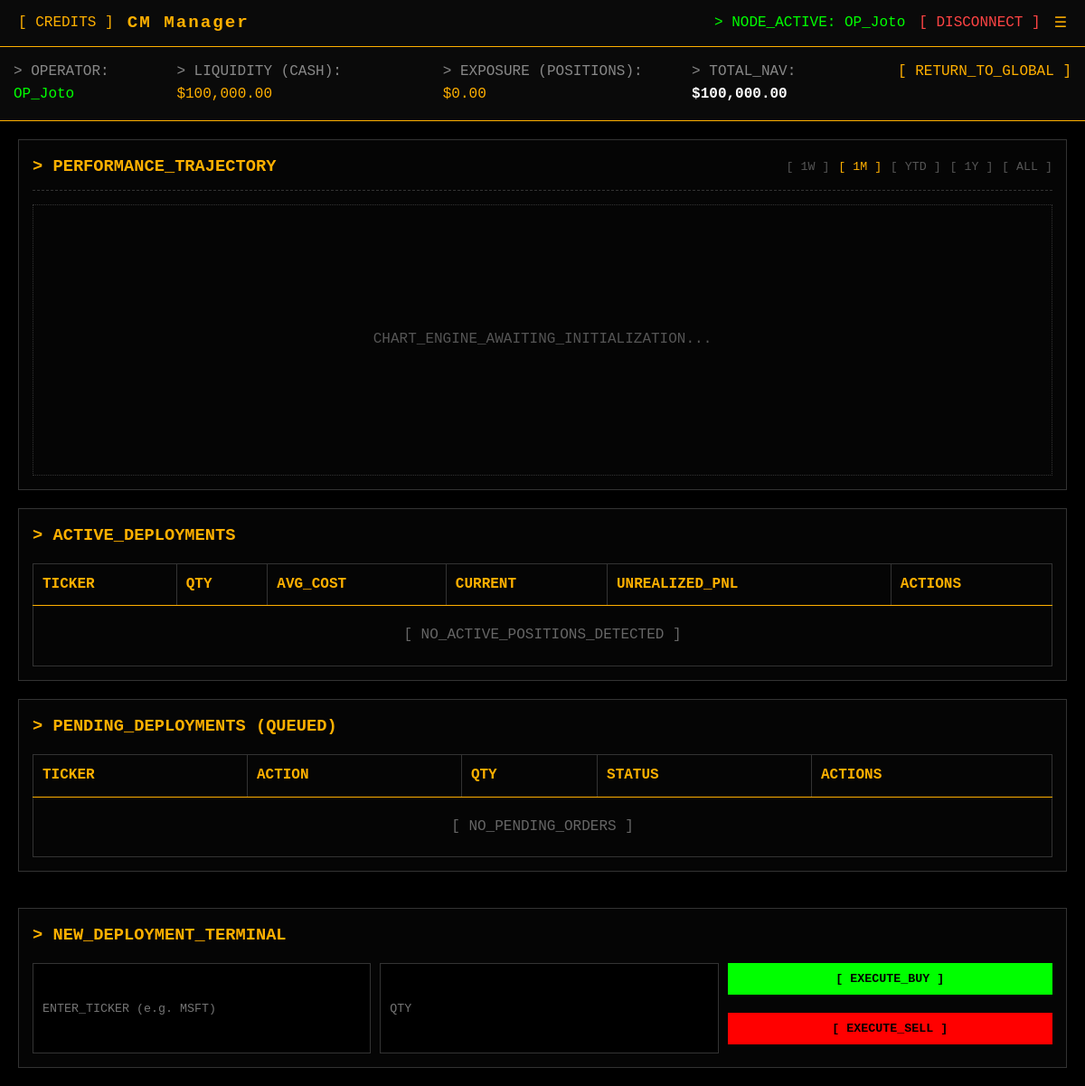
Before: /dashboard (signed in) with the older database file.
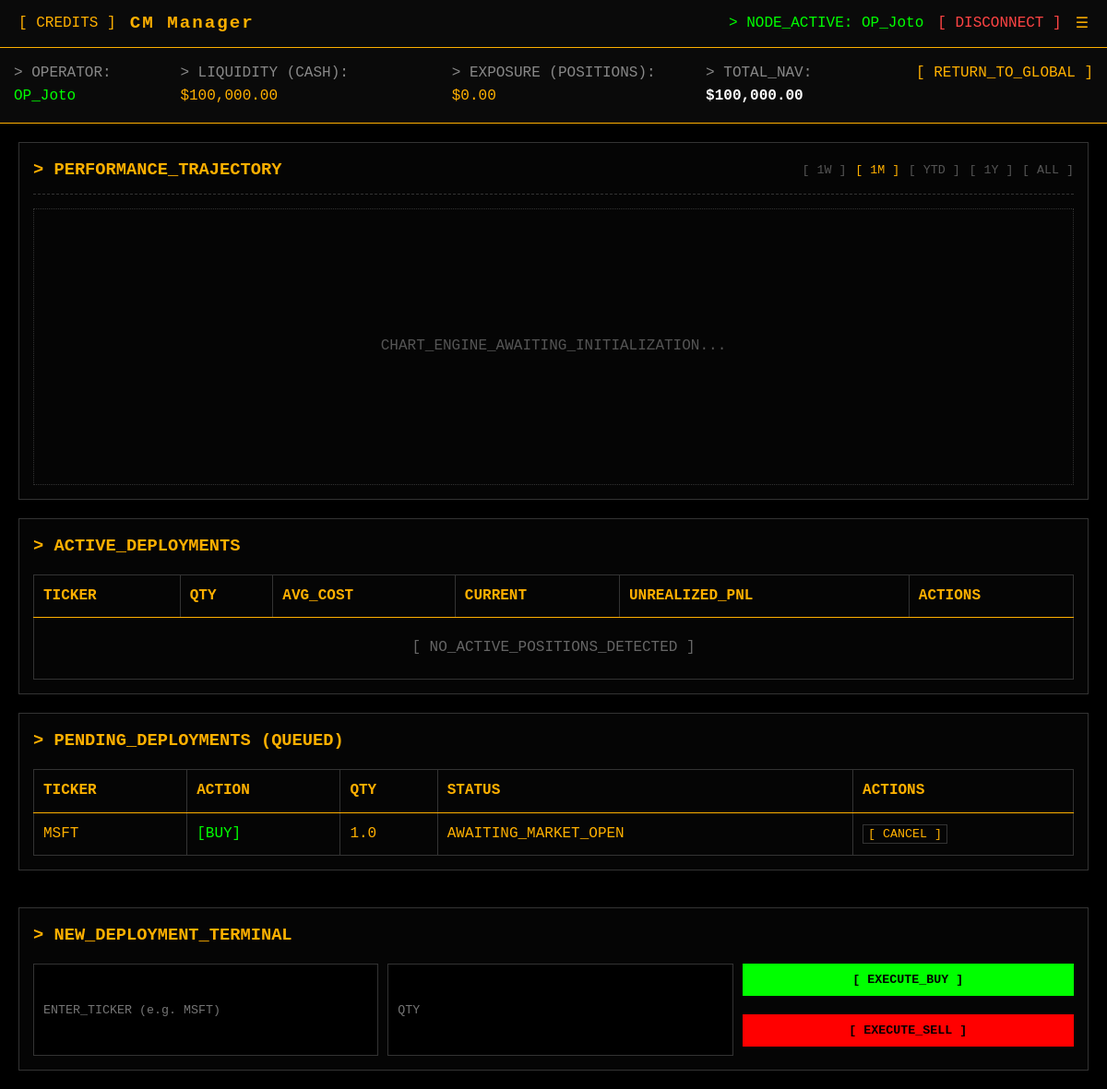
After: the same page with the newer database file.
### app.py (models this page shows)
class Operator(db.Model):
    id = db.Column(db.Integer, primary_key=True)
    username = db.Column(db.String(50), unique=True, nullable=False)
    password_hash = db.Column(db.String(256), nullable=False)
    liquid_cash = db.Column(db.Float, default=100000.0)

class QueuedOrder(db.Model):
    id = db.Column(db.Integer, primary_key=True)
    operator_id = db.Column(db.Integer, db.ForeignKey('operator.id'), nullable=False)
    ticker = db.Column(db.String(10), nullable=False)
    action = db.Column(db.String(10), nullable=False)
    quantity = db.Column(db.Float, nullable=False)
    timestamp = db.Column(db.DateTime, default=datetime.utcnow)

### app.py (the view, shortened to what this page needs)
@app.route('/dashboard')
def dashboard():
    if 'username' not in session:
        return redirect(url_for('login_page'))
    operator = Operator.query.filter_by(username=session['username']).first()
    active_positions = Position.query.filter_by(operator_id=operator.id).all()
    queued_orders = QueuedOrder.query.filter_by(operator_id=operator.id).all()
    live_positions = []
    total_exposure = 0.0
    total_nav = operator.liquid_cash + total_exposure
    return render_template('dashboard.html',
                           username=operator.username,
                           cash=operator.liquid_cash,
                           exposure=total_exposure,
                           nav=total_nav,
                           positions=live_positions,
                           queued_orders=queued_orders)

### templates/dashboard.html (shortened to what this page needs)
<!DOCTYPE html>
<html lang="en">
<head>
    <link rel="stylesheet" href="{{ url_for('static', filename='styles.css') }}">
</head>
<body>
    <nav class="top-bar" style="display: flex; justify-content: space-between; align-items: center;">
        <div style="display: flex; align-items: center; gap: 15px;">
            <button class="nav-btn" onclick="toggleCredits()">[ CREDITS ]</button>
            <a href="/" class="logo">CM Manager</a>
        </div>
        <div class="user-status" style="display: flex; align-items: center; gap: 15px;">
            {% if 'username' in session %}
                <span style="color: #00FF00;">> NODE_ACTIVE: {{ session['username'] }}</span>
                <a href="/logout" class="nav-btn" style="color: #FF4444;">[ DISCONNECT ]</a>
            {% else %}
                <a href="/login_page" class="nav-btn" style="color: #FFB000;">[ AUTHENTICATE ]</a>
            {% endif %}
            <button class="nav-btn burger-menu" onclick="toggleNav()">☰</button>
        </div>
    </nav>
    <header class="dashboard-header">
        <div class="stat-block">
            <span class="label">> OPERATOR:</span>
            <span class="value" style="color: #00FF00;">{{ username }}</span>
        </div>
        <div class="stat-block">
            <span class="label">> LIQUIDITY (CASH):</span>
            <span class="value">${{ "{:,.2f}".format(cash) }}</span>
        </div>
        <div class="stat-block">
            <span class="label">> EXPOSURE (POSITIONS):</span>
            <span class="value">$0.00</span>
        </div>
        <div class="stat-block">
            <span class="label">> TOTAL_NAV:</span>
            <span class="value highlight">$100,000.00</span>
        </div>
        <a href="/" class="nav-btn" style="white-space: nowrap;">[ RETURN_TO_GLOBAL ]</a>
    </header>
    <main class="dashboard-grid">
        <section class="graph-panel border-panel">
            <div class="panel-header">
                <h3>> PERFORMANCE_TRAJECTORY</h3>
                <div class="time-toggles">
                    <button class="time-btn">[ 1W ]</button>
                    <button class="time-btn active">[ 1M ]</button>
                    <button class="time-btn">[ YTD ]</button>
                    <button class="time-btn">[ 1Y ]</button>
                    <button class="time-btn">[ ALL ]</button>
                </div>
            </div>
            <div class="graph-placeholder blink">
                CHART_ENGINE_AWAITING_INITIALIZATION...
            </div>
        </section>
        <section class="positions-panel border-panel">
            <h3>> ACTIVE_DEPLOYMENTS</h3>
            <table class="terminal-table">
                <thead>
                    <tr>
                        <th>TICKER</th>
                        <th>QTY</th>
                        <th>AVG_COST</th>
                        <th>CURRENT</th>
                        <th>UNREALIZED_PNL</th>
                        <th>ACTIONS</th>
                    </tr>
                </thead>
                <tbody>
                    {% for pos in positions %}
                    <tr>
                        <td>{{ pos.ticker }}</td>
                        <td>{{ pos.quantity }}</td>
                        <td>${{ "{:,.2f}".format(pos.average_cost) }}</td>
                        <td style="color: #00ffff;">${{ "{:,.2f}".format(pos.current_price) }}</td>
                        <td class="{% if pos.unrealized_pnl >= 0 %}text-green{% else %}text-red{% endif %}">
                            {% if pos.unrealized_pnl >= 0 %}+{% endif %}${{ "{:,.2f}".format(pos.unrealized_pnl) }}
                        </td>
                        <td style="display: flex; gap: 10px;">
                            <button class="trade-btn" style="color: #00ffff; border-color: #00ffff;" onclick="document.getElementById('ticker-input').value='{{ pos.ticker }}'; document.getElementById('qty-input').focus();">[ SELECT ]</button>
                            <button class="trade-btn" style="color: #FF4444; border-color: #FF4444;" onclick="closePosition('{{ pos.ticker }}', {{ pos.quantity }})">[ CLOSE_POSITION ]</button>
                        </td>
                    </tr>
                    {% else %}
                    <tr>
                        <td colspan="6" style="text-align: center; color: #666; padding: 20px;">[ NO_ACTIVE_POSITIONS_DETECTED ]</td>
                    </tr>
                    {% endfor %}
                </tbody>
            </table>
        </section>
        <section class="queued-panel border-panel" style="margin-bottom: 20px;">
            <h3>> PENDING_DEPLOYMENTS (QUEUED)</h3>
            <table class="terminal-table">
                <thead>
                    <tr>
                        <th>TICKER</th>
                        <th>ACTION</th>
                        <th>QTY</th>
                        <th>STATUS</th>
                        <th>ACTIONS</th>
                    </tr>
                </thead>
                <tbody>
                    {% for order in queued_orders %}
                    <tr>
                        <td>{{ order.ticker }}</td>
                        <td style="color: {% if order.action == 'BUY' %}#00FF00{% else %}#FF4444{% endif %};">[{{ order.action }}]</td>
                        <td>{{ order.quantity }}</td>
                        <td class="blink" style="color: #FFB000;">AWAITING_MARKET_OPEN</td>
                        <td>
                            <button class="trade-btn sell" onclick="cancelQueue({{ order.id }})">[ CANCEL ]</button>
                        </td>
                    </tr>
                    {% else %}
                    <tr>
                        <td colspan="5" style="text-align: center; color: #666; padding: 20px;">[ NO_PENDING_ORDERS ]</td>
                    </tr>
                    {% endfor %}
                </tbody>
            </table>
        </section>
        <section class="order-panel border-panel">
            <h3>> NEW_DEPLOYMENT_TERMINAL</h3>
            <form class="order-form" id="trade-form">
                <input type="text" id="ticker-input" placeholder="ENTER_TICKER (e.g. MSFT)" class="terminal-input" required>
                <input type="number" id="qty-input" placeholder="QTY" class="terminal-input" required min="0.01" step="0.01">
                <div class="order-actions" style="display: flex; gap: 10px; flex-wrap: wrap;">
                    <button type="button" class="action-btn buy" onclick="submitTrade('BUY')">[ EXECUTE_BUY ]</button>
                    <button type="button" class="action-btn sell" onclick="submitTrade('SELL')">[ EXECUTE_SELL ]</button>
                </div>
            </form>
        </section>
    </main>
</body>
</html>

### static/styles.css (style rules this page uses)
* { margin: 0; padding: 0; box-sizing: border-box; }
body { background-color: #000000; color: #FFB000; font-family: 'Courier New', Courier, monospace; line-height: 1.6; overflow-x: hidden; }
a { text-decoration: none; color: #FFB000; }
.top-bar { display: flex; justify-content: space-between; align-items: center; padding: 10px 20px; border-bottom: 1px solid #FFB000; background-color: #0a0a0a; }
.logo { font-size: 1.2rem; font-weight: bold; letter-spacing: 2px; }
.nav-btn { background: none; border: none; color: #FFB000; font-family: inherit; font-size: 1rem; cursor: pointer; white-space: nowrap; }
.blink { animation: blinker 1.5s linear infinite; margin-top: 10px; }
.terminal-table { width: 100%; border-collapse: collapse; margin-top: 15px; }
.terminal-table th, .terminal-table td { border: 1px solid #333; padding: 10px; text-align: left; }
.terminal-table th { border-bottom: 1px solid #FFB000; }
.terminal-form input, .terminal-form select, .terminal-input { width: 100%; background-color: #000; color: #FFB000; border: 1px solid #333; padding: 10px; font-family: inherit; }
.action-btn { width: 100%; background-color: #FFB000; color: #000; border: none; padding: 10px; font-family: inherit; font-weight: bold; cursor: pointer; margin-bottom: 10px; }
.dashboard-header { display: flex; justify-content: space-around; padding: 15px; border-bottom: 1px solid #FFB000; background-color: #0a0a0a; }
.stat-block .label { color: #888; }
.stat-block .highlight { font-weight: bold; color: #FFF; }
.dashboard-grid { padding: 20px; display: flex; flex-direction: column; gap: 20px; max-width: 1200px; margin: 0 auto; }
.border-panel { border: 1px solid #333; padding: 15px; background-color: #050505; }
.panel-header { display: flex; justify-content: space-between; align-items: center; border-bottom: 1px dashed #333; padding-bottom: 10px; margin-bottom: 15px; }
.time-btn { background: none; border: none; color: #555; font-family: inherit; cursor: pointer; }
.time-btn.active, .time-btn:hover { color: #FFB000; }
.graph-placeholder { height: 300px; display: flex; justify-content: center; align-items: center; border: 1px dotted #333; color: #555; }
.trade-btn { background: none; border: 1px solid #333; color: #FFB000; font-family: inherit; cursor: pointer; padding: 2px 5px; }
.order-form { display: flex; gap: 10px; margin-top: 15px; }
.order-actions { display: flex; gap: 10px; width: 100%; }
.action-btn.buy { background-color: #00FF00; color: #000; }
.action-btn.sell { background-color: #FF0000; color: #000; }

Changed rows visible on the page:
added QueuedOrder: ticker "MSFT", action "BUY", quantity "1.0"
Other visible differences:
text no longer shown: "[ NO_PENDING_ORDERS ]"
